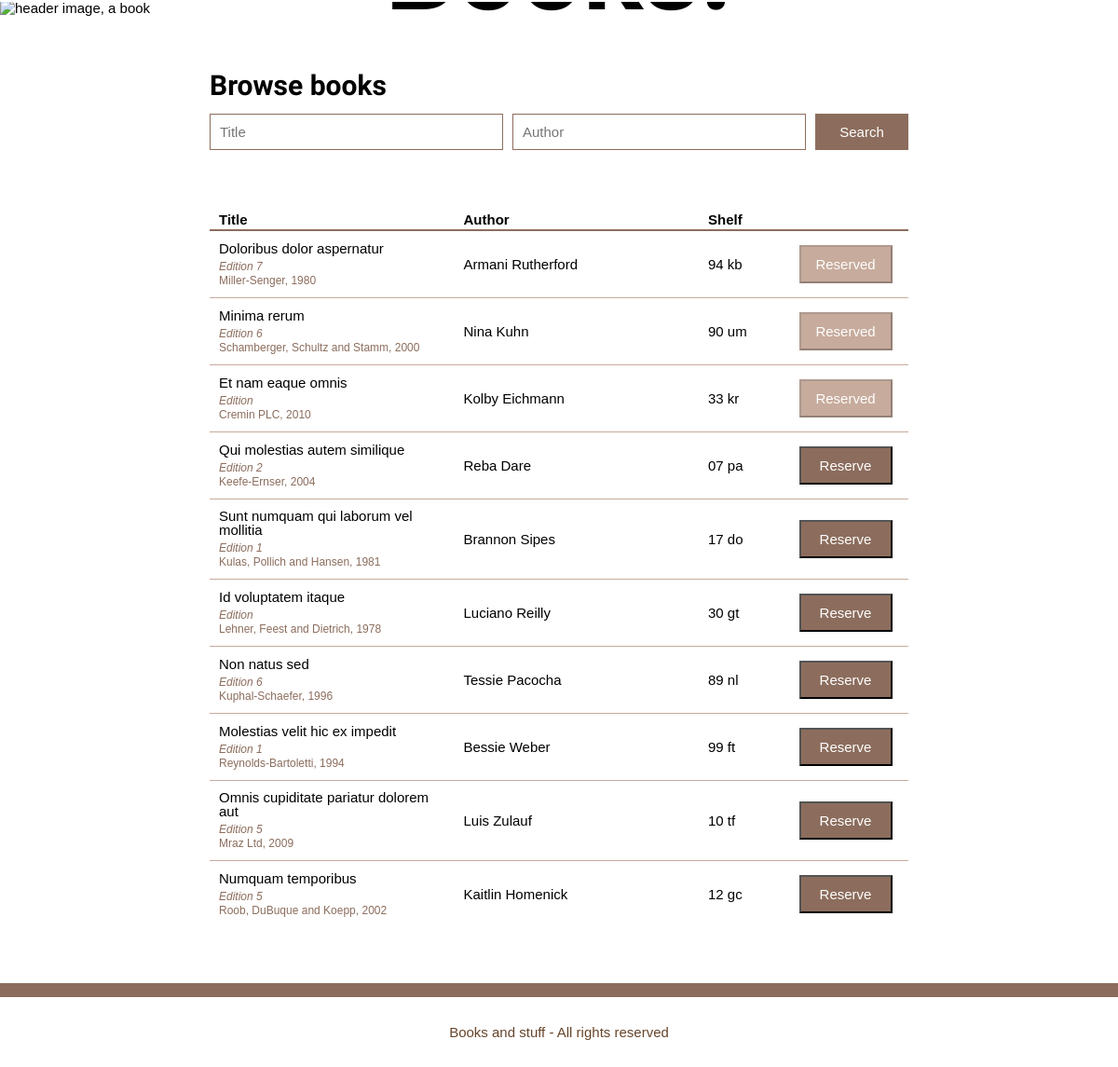
Screenshot of /browse.php with the database file from the repository.
### tables this page shows
CREATE TABLE `Book` (
  `bookID` int(11) NOT NULL,
  `isbn` char(20) NOT NULL,
  `title` varchar(50) NOT NULL,
  `pages` int(11) DEFAULT NULL,
  `edition` char(5) DEFAULT NULL,
  `pubYear` year(4) DEFAULT NULL,
  `publisher` varchar(100) DEFAULT NULL
);

CREATE TABLE `Library` (
  `libraryID` int(11) NOT NULL,
  `bookID` int(11) NOT NULL,
  `barcode` char(30) NOT NULL,
  `shelf` char(10) NOT NULL,
  `includedSince` date DEFAULT NULL,
  `borrowed` tinyint(1) NOT NULL
);

### browse.php (the view, shortened to what this page needs)
<?php
    include "header.php";
    @ $db = new mysqli($dbserver, $dbuser, $dbpass, $dbname);
    $bookArray = array();
    $authors = array();
    $query = "SELECT Book.bookID FROM Book
    JOIN AuthorBook ON Book.bookID = AuthorBook.bookID
    JOIN Author ON AuthorBook.authorID = Author.authorID";
    $stmt = $db->prepare($query);
    $stmt->bind_result($bookId);
    $stmt->execute();
    while ($stmt->fetch()) {
        array_push($bookArray, $bookId);
    }
    $bookArray = array_unique($bookArray);
?>
        <main>
            <h2>Browse books</h2>
            <form id="searchform" method="post" action="">
                <div>
                    <input type="text" name="title" placeholder="Title">
                    <input type="text" name="author" placeholder="Author">
                </div>
                <input type="submit" value="Search">
            </form>
            <?php
                echo "<table>
                        <tr>
                            <th>Title</th>
                            <th>Author</th>
                            <th>Shelf<th>
                        </tr>";
                foreach($bookArray as $id){
                    $query ="SELECT Book.title, Book.edition, Book.pubYear, Book.publisher, Author.firstName, Author.lastName, Library.shelf, Library.borrowed
                    FROM Book
                    JOIN AuthorBook ON Book.bookID = AuthorBook.bookID
                    JOIN Author ON AuthorBook.authorID = Author.authorID
                    JOIN Library ON Book.bookID = Library.bookID
                    WHERE Book.bookID = $id";
                    $stmt = $db->prepare($query);
                    $stmt->bind_result($title, $edition, $pubYear, $publisher, $firstName, $lastName, $shelf, $borrowed);
                    $stmt->execute();
                    while ($stmt->fetch()) {
                        $fullName = $firstName. " " .$lastName;
                        array_push($authors, $fullName);
                    }
                    $i = 0;
                    echo "<tr>
                            <td>
                                <p>$title</p>
                                <p>Edition $edition</p>
                                <p>$publisher, $pubYear</p>
                            </td>
                            <td>";
                    foreach($authors as $a){
                        if($i == 0){
                            echo $a;
                        }
                        else{
                            echo ", ". $a;
                        }
                        $i ++;
                    }
                    echo "  </td>
                            <td>$shelf</td>
                            <td>
                                <form method='get' action=''>";
                                    if($borrowed == 1){
                                        echo "<button name='bookID' value='" . $id . "' class='disabled' disabled>Reserved</button>";
                                    }
                                    else{
                                        echo "<button name='bookID' value='" . $id . "'>Reserve</button>";
                                    }
                                echo "</form>
                            </td>
                        </tr>";
                    $authors = array();
                }
                echo "</table>";
            ?>
        </main>
        <?php include "footer.php" ?>
    </div>
</body>
</html>

### style.css (style rules this page uses)
* { margin: 0; padding: 0; font-family: sans-serif; font-size: 15px; }
main { min-height: calc(100vh - 660px); max-width: 750px; margin: auto; padding: 60px; line-height: 20px; }
h2 { font-family: 'Special Elite'; font-size: 30px; line-height: 30px; margin: 0 0 15px 0; }
main p { margin-bottom: 20px; }
table { margin-top: 60px; width: 100%; border-collapse: collapse; }
tr { border-bottom: 1px solid #c7ab9c; }
tr:first-child { border-bottom: 2px solid #8c6d5d; }
tr:last-child { border: none; }
th { text-align: left; padding: 0 10px; }
th:first-child, th:nth-child(2) { width: 35%; }
th:nth-child(3) { width: 12%; }
td { padding: 10px; }
table p { margin: 0; margin-bottom: 5px; line-height: 15px; }
td p+p { font-size: 12px; color: #8c6d5d; font-style: italic; margin: 0; }
td p+p+p { font-style: normal; }
form { text-align: center; }
form input, textarea { padding: 10px; border: solid 1px #8c6d5d; display: inline-block; width: 200px; margin: 5px; }
form input[type="submit"], button { background: #8c6d5d; color: #fff; width: 100px; padding: 10px; margin: 5px; cursor: pointer; }
button.disabled { background: #c7ab9c; cursor: default; }
#searchform input[type="submit"] { float: right; margin: 0; }
#searchform input[type="text"] { box-sizing: border-box; float: left; margin: 0 10px 0 0; width: calc(50% - 10px); }
#searchform div { display: inline-block; width: calc(100% - 100px); }

### rows the page displays
book: title "Doloribus dolor aspernatur", edition "7", publisher "Miller-Senger", pubYear "1980", a "Armani Rutherford", library.shelf "94 kb", $id 1 (drawn)
book: title "Minima rerum", edition "6", publisher "Schamberger, Schultz and Stamm", pubYear "2000", a "Nina Kuhn", library.shelf "90 um", $id 2 (drawn)
book: title "Et nam eaque omnis", publisher "Cremin PLC", pubYear "2010", a "Kolby Eichmann", library.shelf "33 kr", $id 3 (drawn)
book: title "Qui molestias autem similique", edition "2", publisher "Keefe-Ernser", pubYear "2004", a "Reba Dare", library.shelf "07 pa", $id 4 (drawn)
book: title "Sunt numquam qui laborum vel mollitia", edition "1", publisher "Kulas, Pollich and Hansen", pubYear "1981", a "Brannon Sipes", library.shelf "17 do", $id 5 (drawn)
book: title "Id voluptatem itaque", publisher "Lehner, Feest and Dietrich", pubYear "1978", a "Luciano Reilly", library.shelf "30 gt", $id 6 (drawn)
book: title "Non natus sed", edition "6", publisher "Kuphal-Schaefer", pubYear "1996", a "Tessie Pacocha", library.shelf "89 nl", $id 7 (drawn)
book: title "Molestias velit hic ex impedit", edition "1", publisher "Reynolds-Bartoletti", pubYear "1994", a "Bessie Weber", library.shelf "99 ft", $id 8 (drawn)
book: title "Omnis cupiditate pariatur dolorem aut", edition "5", publisher "Mraz Ltd", pubYear "2009", a "Luis Zulauf", library.shelf "10 tf", $id 9 (drawn)
book: title "Numquam temporibus", edition "5", publisher "Roob, DuBuque and Koepp", pubYear "2002", a "Kaitlin Homenick", library.shelf "12 gc", $id 10 (drawn)
